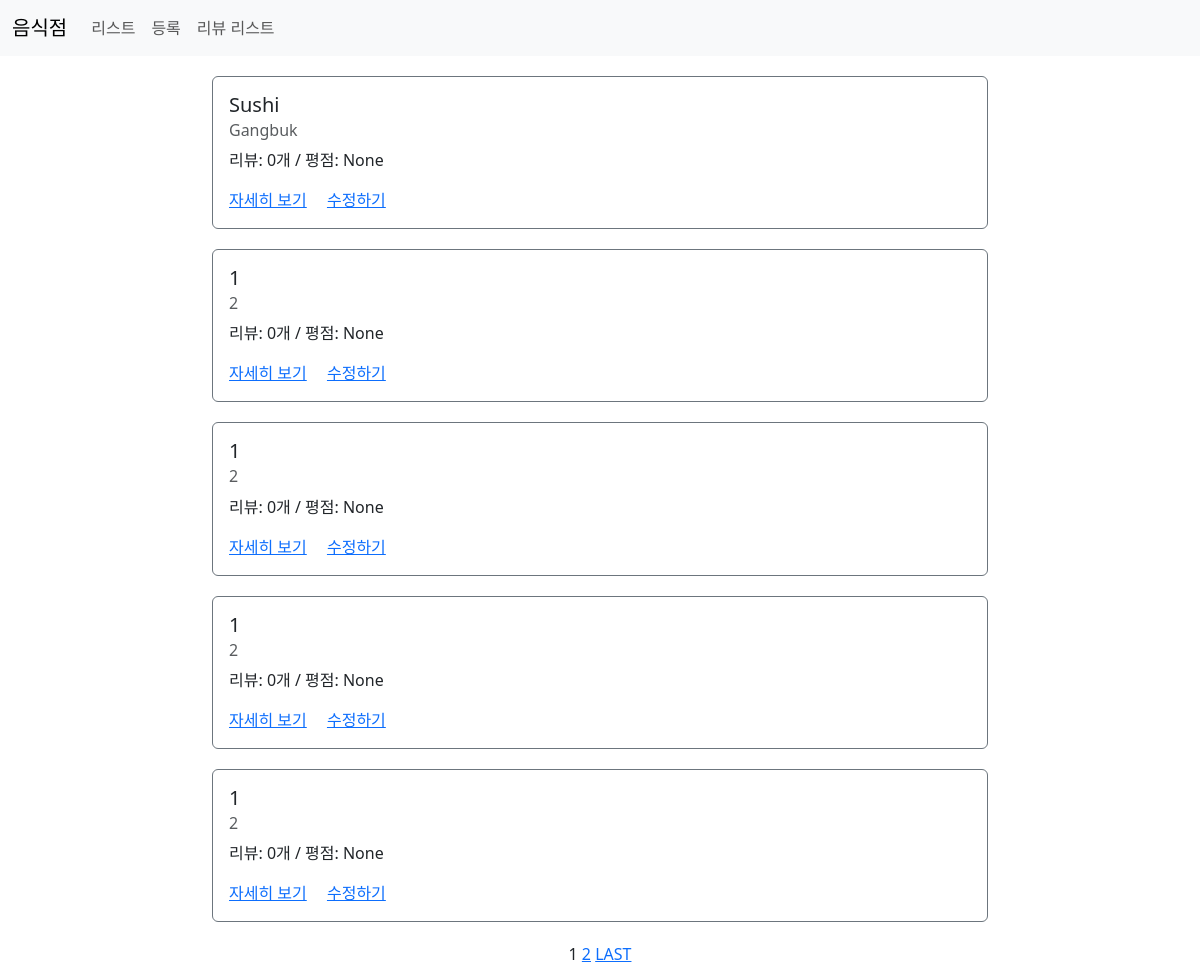
Screenshot of /third/list/ with the database file from the repository.
### third/models.py (models this page shows)
class Restaurant(models.Model):
    name = models.CharField(max_length=30)
    address = models.CharField(max_length=200)
    password = models.CharField(max_length=20, default=None, null=True)
    image = models.CharField(max_length=500, default=None, null=True)
    created_at = models.DateTimeField(auto_now_add=True)
    updated_at = models.DateTimeField(auto_now=True)

### third/views.py (the view)
# urls.py: path('list/', views.list, name="list"),
def list(request):
    restaurants = Restaurant.objects.all().annotate(reviews_count=Count('review')).annotate(average_point=Avg('review__point'))
    paginator = Paginator(restaurants, 5)
    page = request.GET.get('page')
    items = paginator.get_page(page)
    context = {
        'restaurants': items
    }
    return render(request, 'third/list.html', context)

### third/templates/third/list.html (shortened to what this page needs)
{% extends 'third/base.html' %}
{% load static %}
{% block content %}
<div class="contaioner">
    {% for item in restaurants %}
    <div class="row restaurant-item" style="max-width:800px;margin:20px auto;">
        <div class="col-sm-12">
            <div class="card border-secondary">
                <div class="card-body">
                    <h5 class="card-title">{{ item.name }}</h5>
                    <h6 class="card-subtitle mb-2 text-muted">{{ item.address }}</h6>
                    <p class="card-text">리뷰: {{ item.reviews_count }}개 / 평점: {{ item.average_point }}</p>
                    <a href="{% url 'restaurant-detail' id=item.id %}" class="card-link">자세히 보기</a>
                    <a href="{% url 'restaurant-update' %}?id={{ item.id }}" class="card-link">수정하기</a>
                </div>
            </div>
        </div>
    </div>
    {% endfor %}
    <div class="row">
        <div class="col-sm-12 text-center">
            <span class="step-links text-center" style="width:100%">
                <span class="current">
                    {{ restaurants.number }}
                </span>
                {% if restaurants.has_next %}
                    <a href="?page={{ restaurants.next_page_number }}">{{ restaurants.next_page_number }}</a>
                    <a href="?page={{ restaurants.paginator.num_pages }}">LAST</a>
                {% endif %}
            </span>
        </div>
    </div>
</div>
{% endblock %}

### third/templates/third/base.html (shortened to what this page needs)
{% load static %}
<html>
<head>
    <link href="https://cdn.jsdelivr.net/npm/bootstrap@5.3.3/dist/css/bootstrap.min.css" rel="stylesheet">
    <link rel="stylesheet" href="{% static 'third/styles.css' %}">
</head>
<body>
    <nav class="navbar navbar-expand-lg bg-body-tertiary">
      <div class="container-fluid">
        <a class="navbar-brand" href="/third/list">음식점</a>
        <div class="collapse navbar-collapse" id="navbarSupportedContent">
          <ul class="navbar-nav me-auto mb-2 mb-lg-0">
            <li class="nav-item">
              <a class="nav-link" href="/third/list">리스트</a>
            </li>
            <li class="nav-item">
              <a class="nav-link" href="/third/create">등록</a>
            </li>
              <li class="nav-item">
              <a class="nav-link" href="/third/review/list">리뷰 리스트</a>
            </li>
          </ul>
        </div>
      </div>
    </nav>
    {% block content %}
    {% endblock %}
</body>
</html>

### rows the page displays
Restaurant: name "Sushi", address "Gangbuk", reviews_count "0", average_point "None"
Restaurant: name "1", address "2", reviews_count "0", average_point "None"
Restaurant: name "1", address "2", reviews_count "0", average_point "None"
Restaurant: name "1", address "2", reviews_count "0", average_point "None"
Restaurant: name "1", address "2", reviews_count "0", average_point "None"

### other values shown
{{ restaurants.number }} "1"
{{ restaurants.next_page_number }} "2"
